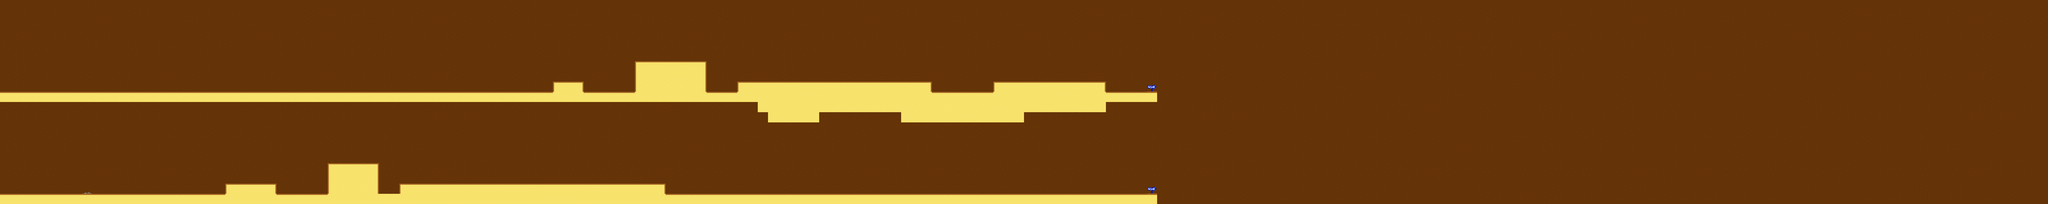

A level layout from a 2D game, rendered from its tile map. Below: a short description, then the map file with tile-grid data replaced by summaries:
An orthogonal 200x20 tile map with 64x64 px tiles, 2 tile layers (Background, Kachelebene 1) and 14 objects (goal).

<map version="1.0" tiledversion="1.1.0" orientation="orthogonal" renderorder="right-down" width="200" height="20" tilewidth="64" tileheight="64" infinite="0" nextobjectid="27">
 <tileset firstgid="1" source="level.tsx" />
 <layer name="Background" width="200" height="20">
  <data>[4000 cells, 4000 non-empty, 9 distinct tile ids]</data>
 </layer>
 <layer name="Kachelebene 1" width="200" height="20">
  <data>[4000 cells, 380 non-empty, 8 distinct tile ids]</data>
 </layer>
 <objectgroup name="Collision">
  <object id="13" x="0" y="1216" width="7232" height="64" />
  <object id="14" x="1408" y="1152" width="320" height="64" />
  <object id="15" x="2048" y="1024" width="320" height="192" />
  <object id="16" x="2496" y="1152" width="1664" height="64" />
  <object id="17" x="0" y="576" width="7232" height="64" />
  <object id="18" x="5632" y="704" width="768" height="64" />
  <object id="19" x="4800" y="704" width="320" height="64" />
  <object id="20" x="4736" y="640" width="2176" height="64" />
  <object id="21" x="6208" y="512" width="704" height="64" />
  <object id="22" x="4608" y="512" width="1216" height="64" />
  <object id="23" x="3968" y="384" width="448" height="192" />
  <object id="24" x="3456" y="512" width="192" height="64" />
  <object id="25" name="goal" x="7168" y="0" width="64" height="1280" />
  <object id="26" x="6080" y="0" width="1152" height="64" />
 </objectgroup>
</map>
